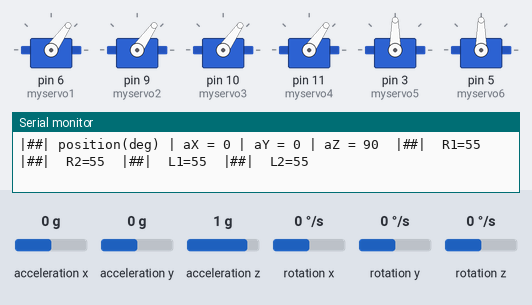
The sketch below on a simulated Arduino Uno, built with avr-gcc and run on an emulated ATmega328P. Shown: 6 × servo, the last lines printed to the serial monitor. Wiring (inferred from the names in the program): MPU-6050 motion sensor at I2C address 0x68. The test bench sets the inputs (shaded band); at power-on: acceleration x 0 g, acceleration y 0 g, acceleration z 1 g, rotation x 0 °/s, rotation y 0 °/s, rotation z 0 °/s.

Above: at 1.2 s.
1.3 s: acceleration x set to -1.4 g
At 2.3 s:
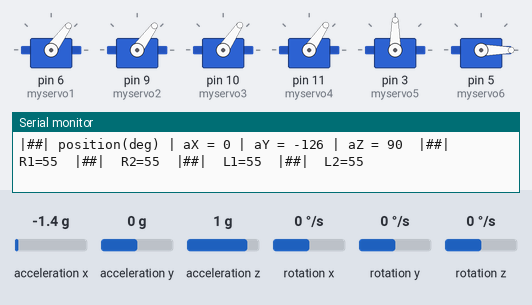
2.9 s: acceleration y set to -1.4 g
At 3.7 s:
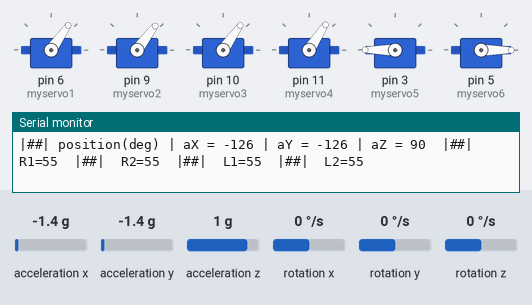
4.5 s: acceleration z set to 0.1 g
7.5 s: acceleration z set to -0.2 g
At 8.8 s:
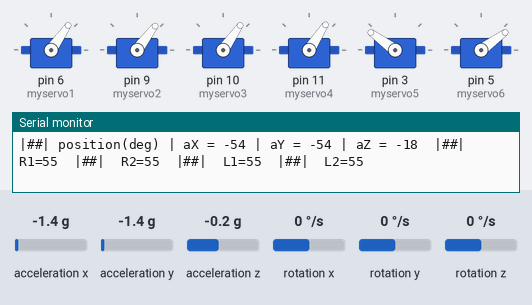
9.1 s: acceleration x set to 0 g
At 9.9 s:
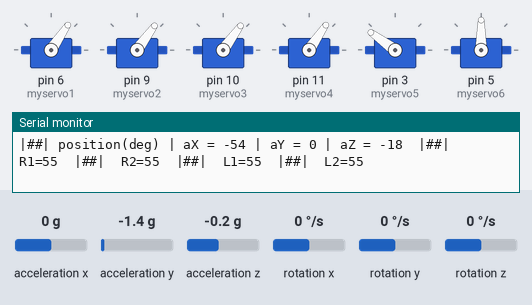
10.7 s: acceleration y set to -0.8 g
At 11.1 s:
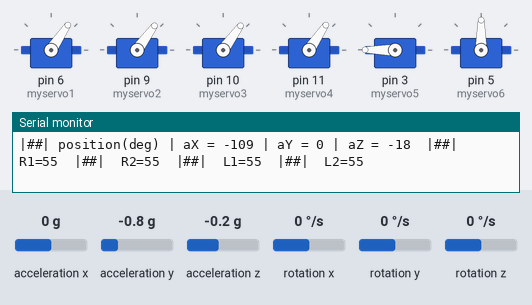
Timing chart, 0 to 13.3 s (numbered marks = the images above; inputs shaded):
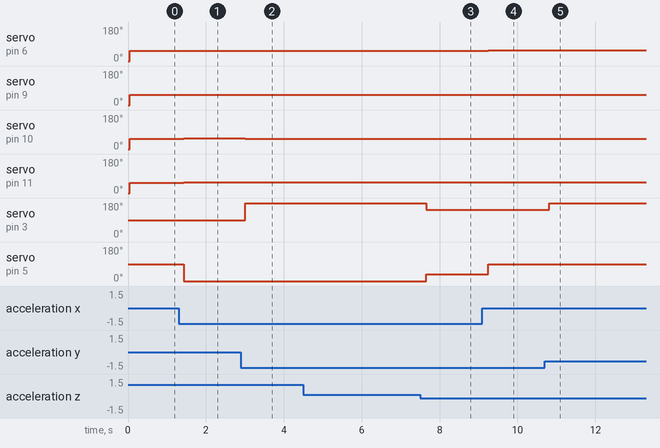

Measured:
- the behaviour switches between 0 and -0.1 g on acceleration z (found by bisection; images 2 and 3)
- after the input at 1.3 s, servo on pin 6 (myservo1), servo on pin 9 (myservo2): 55° → 54° after 0.14 s; servo on pin 10 (myservo3), servo on pin 11 (myservo4): 55° → 56° after 0.14 s; servo on pin 5 (myservo6): 90° → 0° after 0.14 s
- after the input at 2.9 s, servo on pin 6 (myservo1): 54° → 55° after 0.11 s; servo on pin 9 (myservo2): 54° → 53° after 0.11 s; servo on pin 10 (myservo3): 56° → 55° after 0.11 s; servo on pin 11 (myservo4): 56° → 57° after 0.11 s; servo on pin 3 (myservo5): 90° → 180° after 0.11 s
- after the input at 7.5 s, servo on pin 3 (myservo5): 180° → 144° after 0.15 s; servo on pin 5 (myservo6): 0° → 36° after 0.15 s
- after the input at 9.1 s, servo on pin 6 (myservo1): 55° → 56° after 0.15 s; servo on pin 9 (myservo2): 53° → 54° after 0.15 s; servo on pin 10 (myservo3): 55° → 54° after 0.15 s; servo on pin 11 (myservo4): 57° → 56° after 0.15 s; servo on pin 5 (myservo6): 36° → 90° after 0.15 s
- after the input at 10.7 s, servo on pin 3 (myservo5): 144° → 180° after 0.12 s

The sketch:

Quadcopter.ino
```cpp
// (c) Michael Schoeffler 2017, http://www.mschoeffler.de

#include "Wire.h" // This library allows you to communicate with I2C devices.
#include <Servo.h>

Servo myservo1;
Servo myservo2;
Servo myservo3;
Servo myservo4;
Servo myservo5;
Servo myservo6;
// create servo object to control a servo
// twelve servo objects can be created on most boards


const int MPU_ADDR = 0x68; // I2C address of the MPU-6050. If AD0 pin is set to HIGH, the I2C address will be 0x69.

int16_t accelerometer_x, accelerometer_y, accelerometer_z; // variables for accelerometer raw data
int16_t gyro_x, gyro_y, gyro_z; // variables for gyro raw data
int16_t temperature; // variables for temperature data

int aX,aY,aZ,temp,gX,gY,gZ;

int pos1=55;
int pos2=55;
int pos3=55;
int pos4=55;
int pos5=55;


char tmp_str[7]; // temporary variable used in convert function

char* convert_int16_to_str(int16_t i) { // converts int16 to string. Moreover, resulting strings will have the same length in the debug monitor.
  sprintf(tmp_str, "%6d", i);
  return tmp_str;
}

void setup() {
  myservo1.attach(6);
  myservo2.attach(9);
  myservo3.attach(10);
  myservo4.attach(11);
  myservo5.attach(3);
  myservo6.attach(5);

  myservo1.write(0);
  myservo2.write(0);
  myservo3.write(0);
  myservo4.write(0);
  myservo5.write(90);
  myservo6.write(90);
  Serial.begin(9600);
  Wire.begin();
  Wire.beginTransmission(MPU_ADDR); // Begins a transmission to the I2C slave (GY-521 board)
  Wire.write(0x6B); // PWR_MGMT_1 register
  Wire.write(0); // set to zero (wakes up the MPU-6050)
  Wire.endTransmission(true);
}
void loop() {
  Wire.beginTransmission(MPU_ADDR);
  Wire.write(0x3B); // starting with register 0x3B (ACCEL_XOUT_H) [MPU-6000 and MPU-6050 Register Map and Descriptions Revision 4.2, p.40]
  Wire.endTransmission(false); // the parameter indicates that the Arduino will send a restart. As a result, the connection is kept active.
  Wire.requestFrom(MPU_ADDR, 7*2, true); // request a total of 7*2=14 registers

  // "Wire.read()<<8 | Wire.read();" means two registers are read and stored in the same variable
  accelerometer_y = Wire.read()<<8 | Wire.read(); // reading registers: 0x3B (ACCEL_XOUT_H) and 0x3C (ACCEL_XOUT_L)
  accelerometer_x = Wire.read()<<8 | Wire.read(); // reading registers: 0x3D (ACCEL_YOUT_H) and 0x3E (ACCEL_YOUT_L)
  accelerometer_z = Wire.read()<<8 | Wire.read(); // reading registers: 0x3F (ACCEL_ZOUT_H) and 0x40 (ACCEL_ZOUT_L)
  temperature = Wire.read()<<8 | Wire.read(); // reading registers: 0x41 (TEMP_OUT_H) and 0x42 (TEMP_OUT_L)
  gyro_x = Wire.read()<<8 | Wire.read(); // reading registers: 0x43 (GYRO_XOUT_H) and 0x44 (GYRO_XOUT_L)
  gyro_y = Wire.read()<<8 | Wire.read(); // reading registers: 0x45 (GYRO_YOUT_H) and 0x46 (GYRO_YOUT_L)
  gyro_z = Wire.read()<<8 | Wire.read(); // reading registers: 0x47 (GYRO_ZOUT_H) and 0x48 (GYRO_ZOUT_L)


  //conversion
  aX = (accelerometer_x / 16384.0)*90;
  aY = (accelerometer_y / 16384.0)*90;
  aZ = (accelerometer_z / 16384.0)*90;

    if(aX<0 && aZ<0)
  {
    aX=-180-aX;
  }
    if(aX>0 && aZ<0)
  {
    aX=180-aX;
  }
  if(aY<0 && aZ<0)
  {
    aY=-180-aY;
  }
    if(aY>0 && aZ<0)
  {
    aY=180-aY;
  }


  temp=(temperature/340.00+36.53);

  gX = gyro_x / 131.0;
  gY = gyro_y / 131.0;
  gZ = gyro_z / 131.0;


  // print out data
  Serial.print("|##| position(deg) | aX = "); Serial.print(aX);
  Serial.print(" | aY = "); Serial.print(aY);
  Serial.print(" | aZ = "); Serial.print(aZ);
  // the following equation was taken from the documentation [MPU-6000/MPU-6050 Register Map and Description, p.30]
//  Serial.print("  |##|  gyro(deg/sec) | gX = "); Serial.print(gX);
  //Serial.print(" | gY = "); Serial.print(gY);
  //Serial.print(" | gZ = "); Serial.print(gZ);
  //Serial.print("  |##|   | temp(deg C) = "); Serial.print(temp);

  Serial.print("  |##|  R1=");Serial.print(pos1);
  Serial.print("  |##|  R2=");Serial.print(pos2);
  Serial.print("  |##|  L1=");Serial.print(pos4);
  Serial.print("  |##|  L2=");Serial.print(pos3);

  Serial.println();


  myservo5.write(90-aX);
  myservo6.write(90+aY);


 //pos1=pos5;
 //pos2=pos5;
 //pos3=pos5;
 //pos4=pos5;


myservo1.write(pos1);
myservo2.write(pos2);
myservo3.write(pos3);
myservo4.write(pos4);


if (Serial.available()>0)
{
int command=Serial.read();

switch(command)
{

 case 'a':
 pos1=pos1+1;
 pos4=pos4-1;
 pos2=pos2+1;
 pos3=pos3-1;

 break;


 case 's':
 pos1=pos1+1;
 pos4=pos4+1;
 pos2=pos2-1;
 pos3=pos3-1;

 break;

 case 'd':
 pos1=pos1-1;
 pos4=pos4+1;
 pos2=pos2-1;
 pos3=pos3+1;

 break;

 case 'w':
 pos1=pos1-1;
 pos4=pos4-1;
 pos2=pos2+1;
 pos3=pos3+1;

 break;

 case 'j':
 pos1=pos1+1;
 pos4=pos4+1;
 pos2=pos2+1;
 pos3=pos3+1;
 pos5=pos5+1;

 break;

 case 'n':
 pos1=pos1-1;
 pos4=pos4-1;
 pos2=pos2-1;
 pos3=pos3-1;
 pos5=pos5-1;

 break;

 case 'g':
 pos1=pos1+1;
 pos4=pos4-1;
 pos2=pos2-1;
 pos3=pos3+1;

 break;

 case 'h':
 pos1=pos1-1;
 pos4=pos4+1;
 pos2=pos2+1;
 pos3=pos3-1;

 break;

 case 'r':
 pos1=pos5;
 pos2=pos5;
 pos3=pos5;
 pos4=pos5;

 break;

 default:
 pos1=pos5;
 pos2=pos5;
 pos3=pos5;
 pos4=pos5;


}

}


else
{

if (aX<0)
{
  pos1=pos1+1;
  pos4=pos4+1;
  pos2=pos2-1;
  pos3=pos3-1;
 myservo1.write(pos1);
 myservo2.write(pos2);
 myservo3.write(pos3);
 myservo4.write(pos4);

}

if (aX>0)
{
  pos1=pos1-1;
  pos4=pos4-1;
  pos2=pos2+1;
  pos3=pos3+1;
 myservo1.write(pos1);
 myservo2.write(pos2);
 myservo3.write(pos3);
 myservo4.write(pos4);

}


if (aY<0)
{
  pos1=pos1-1;
  pos4=pos4+1;
  pos2=pos2-1;
  pos3=pos3+1;
 myservo1.write(pos1);
 myservo2.write(pos2);
 myservo3.write(pos3);
 myservo4.write(pos4);

}

if (aY>0)
{
  pos1=pos1+1;
  pos4=pos4-1;
  pos2=pos2+1;
  pos3=pos3-1;
 myservo1.write(pos1);
 myservo2.write(pos2);
 myservo3.write(pos3);
 myservo4.write(pos4);

}
}


 myservo1.write(pos1);
 myservo2.write(pos2);
 myservo3.write(pos3);
 myservo4.write(pos4);


 pos1=pos5;
 pos2=pos5;
 pos3=pos5;
 pos4=pos5;


  // delay
  delay(100);


}
```
